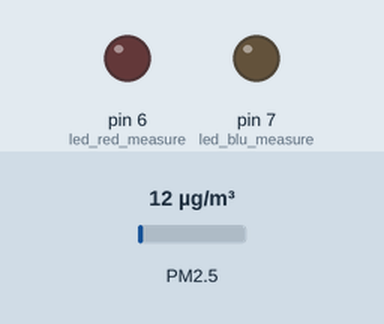
Simulated run of this sketch. Board: Arduino Uno, built with avr-gcc and run on an emulated ATmega328P. Parts: output pins drawn as LEDs (lit = HIGH). Wiring (inferred from the names in the program): dust sensor: data pin 8. The inputs (shaded band) are chosen by the test bench; at power-on: PM2.5 12 µg/m³. What the sketch prints to the serial monitor is not drawn.

Above: at 10.5 s.
At 11.68 s:
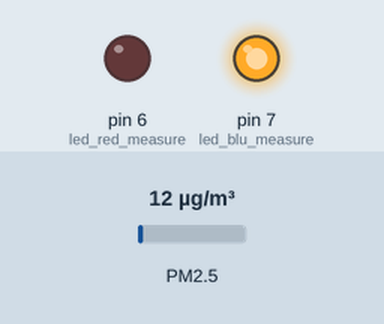
Timing chart, 0 to 15.3 s (numbered marks = the images above):
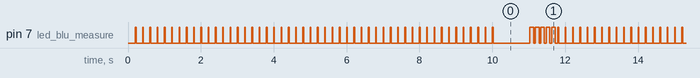

The sketch:

DSM501A.ino
```cpp
/*
 Interface to Shinyei Model PPD42NS Particle Sensor
 Program by Mariani Matteo
 Written Feb 2016

 http://www.seeedstudio.com/depot/grove-dust-sensor-p-1050.html
 http://www.sca-shinyei.com/pdf/PPD42NS.pdf

 JST Pin 1 (Black Wire)  => Arduino GND
 JST Pin 3 (Red wire)    => Arduino 5VDC
 JST Pin 4 (Yellow wire) => Arduino Digital Pin 8
 */

int pin = 8;

unsigned long sampletime_ms = 10000;
unsigned long duration;
unsigned long starttime;
unsigned long lowpulseoccupancy = 0;

//SET PIN : Used for blinking control led
int led_blu_measure =7; //  Connect led Blue led to 7 pin ON used during measue BLINK if error calc
int led_red_measure =6; //  Connect led function to 13 pin

//COUNTER : count of succes and error
int errorCount=0;
int successCount=0;


void setup() {
  Serial.begin(9600);
  starttime = millis();
  pinMode(led_blu_measure, OUTPUT);
  pinMode(led_red_measure, OUTPUT);
  pinMode(9,INPUT);
}

void loop() {
  shinyei();
  }

void shinyei(){

  float dustDensity=0;
  float dustDensityMG=0;
  float calcVoltage = 0;
  float ratio = 0;
  while (dustDensity==0){
  duration = pulseIn(pin, LOW);
  lowpulseoccupancy = lowpulseoccupancy+duration;
  blinkLed(led_blu_measure,20,1);
  if ((millis()-starttime) > sampletime_ms )
    {
      ratio = lowpulseoccupancy/((millis()-starttime)*10.0);  // Integer percentage 0=>100
      dustDensity = 1.1*pow(ratio,3)-3.8*pow(ratio,2)+520*ratio+0.62; // using spec sheet curve
       /* convert into concentration in particles per 0.01 cft */
      //dustDensity = 1.438e5 * pow(ratio, 2.0) + 4.488e4 * ratio;
      calcVoltage=(dustDensity/120000)+0.0256;
      dustDensityMG = (0.172 * calcVoltage - 0.00999);
      if (ratio>0)
        {
        delay(1000);              // wait for a second
        blinkLed(led_blu_measure,100,5);
        successCount++;
        Serial.print("Shinyei_PM_1");
        Serial.print('&');
        printDouble(calcVoltage,4);
        Serial.print('&');
        Serial.print((float)dustDensity);
        Serial.print('&');
        printDouble((float)dustDensityMG,8);
        Serial.print('&');
        Serial.println(successCount);
      }else{
        delay(1000);              // wait for a second
        errorCount++;
        Serial.print("ERROR");
        Serial.print('&');
        Serial.print("Shinyei_PM_1");
        Serial.print('&');
        Serial.print("001_negative voltage");
        Serial.print('&');
        Serial.println(errorCount);
        blinkLed(led_red_measure,100,5);
      }
      lowpulseoccupancy = 0;
      starttime = millis();
    }
  }
}


void blinkLed(int led, int time, int count){
  for(int i=0;i<count;i++)
    {
      digitalWrite(led, HIGH);   // turn the LED on (HIGH is the voltage level)
      delay(time);              // wait for a second
      digitalWrite(led, LOW);    // turn the LED off by making the voltage LOW
      delay(time/2);
    }
}


void printDouble( double val, byte precision){
 // prints val with number of decimal places determine by precision
 // precision is a number from 0 to 6 indicating the desired decimial places
 // example: lcdPrintDouble( 3.1415, 2); // prints 3.14 (two decimal places)
  if(val < 0.0){
    Serial.print('-');
    val = -val;
  }
  Serial.print (int(val));  //prints the int part
  if( precision > 0) {
  Serial.print("."); // print the decimal point
  unsigned long frac;
  unsigned long mult = 1;
  byte padding = precision -1;
  while(precision--)
  mult *=10;
  if(val >= 0)
    frac = (val - int(val)) * mult;
  else
    frac = (int(val)- val ) * mult;
  unsigned long frac1 = frac;
  while( frac1 /= 10 )
    padding--;
  while(  padding--)
    Serial.print("0");
    Serial.print(frac,DEC) ;
  }
}
```

Measured:
- by itself, pin 7 (led_blu_measure): repeats every 11.8 s: HIGH 0.02 s, LOW 1.0 s, 5 × (HIGH 0.10 s, LOW 0.05 s), 50 × (HIGH 0.02 s, LOW 0.18 s)
- by itself, everything shown: repeats every 11.8 s, in 60 steps
